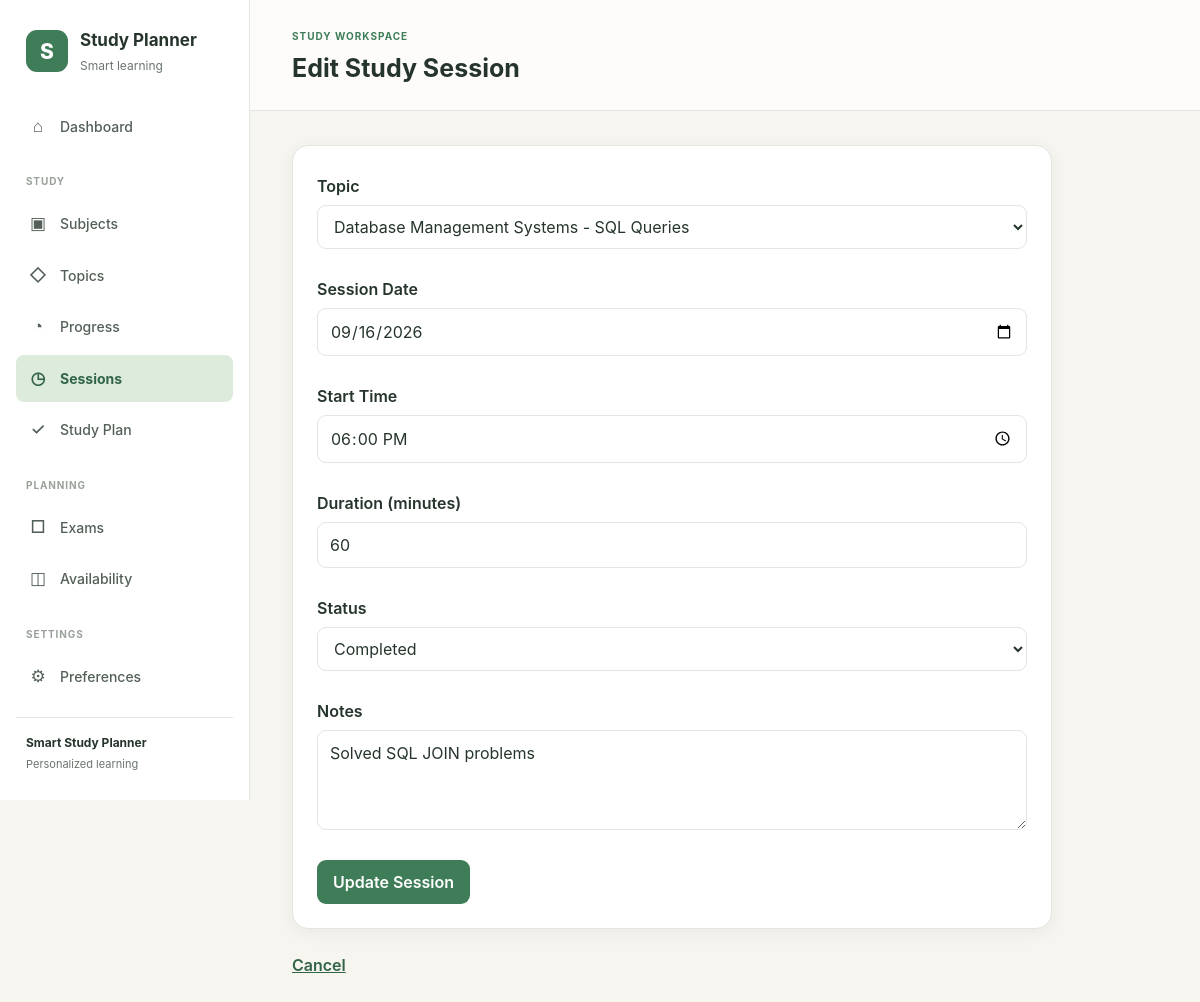
Screenshot of /sessions/edit/3 with the database file from the repository.
### tables this page shows
CREATE TABLE study_sessions (
    session_id INTEGER PRIMARY KEY AUTOINCREMENT,

    student_id INTEGER NOT NULL,

    topic_id INTEGER NOT NULL,

    session_date TEXT NOT NULL,

    start_time TEXT,

    duration_minutes INTEGER NOT NULL,

    status TEXT NOT NULL DEFAULT 'Planned',

    notes TEXT,

    FOREIGN KEY (student_id)
        REFERENCES students(student_id)
        ON DELETE CASCADE,

    FOREIGN KEY (topic_id)
        REFERENCES topics(topic_id)
        ON DELETE CASCADE,

    CHECK (duration_minutes > 0),

    CHECK (
        status IN (
            'Planned',
            'Completed',
            'Skipped',
            'Cancelled'
        )
    )
);

CREATE TABLE subjects (
    subject_id INTEGER PRIMARY KEY AUTOINCREMENT,

    student_id INTEGER NOT NULL,

    name TEXT NOT NULL,

    description TEXT,

    created_at TEXT NOT NULL DEFAULT CURRENT_TIMESTAMP,

    FOREIGN KEY (student_id)
        REFERENCES students(student_id)
        ON DELETE CASCADE,

    UNIQUE(student_id, name)
);

### app.py (the view, shortened to what this page needs)
@app.route("/sessions/edit/<int:session_id>",
           methods=["GET", "POST"])
def edit_session(session_id):
    db = get_db()
    topic_cursor = db.execute("""
        SELECT
            topics.topic_id,
            topics.name AS topic_name,
            subjects.name AS subject_name

        FROM topics

        JOIN subjects
            ON topics.subject_id = subjects.subject_id

        WHERE subjects.student_id = ?

        ORDER BY
            subjects.name,
            topics.name
    """, (1,))
    topics = topic_cursor.fetchall()
    cursor = db.execute("""
        SELECT
            session_id,
            topic_id,
            session_date,
            start_time,
            duration_minutes,
            status,
            notes

        FROM study_sessions

        WHERE session_id = ?
        AND student_id = ?
    """, (session_id, 1))
    session = cursor.fetchone()
    if session is None:
        return "Study session not found", 404
    return render_template(
        "edit_session.html",
        session=session,
        topics=topics
    )

### app.py (called while the page is built)
def get_db():
    if "db" not in g:
        g.db = sqlite3.connect(DATABASE)
        g.db.row_factory = sqlite3.Row
        g.db.execute("PRAGMA foreign_keys = ON")
    return g.db

### templates/edit_session.html (shortened to what this page needs)
{% extends 'base.html' %}
{% block page_heading %}Edit Study Session{% endblock %}
{% block content %}
<div class="container">
        <form method="POST">
            <label>
                Topic
            </label>
            <br>
            <select name="topic_id" required>
                {% for topic in topics %}
                    <option
                        value="{{ topic['topic_id'] }}"
                        {% if topic['topic_id'] == session['topic_id'] %}
                            selected
                        {% endif %}
                    >
                        {{ topic['subject_name'] }}
                        -
                    </option>
                {% endfor %}
            </select>
            <br><br>
            <label>
                Session Date
            </label>
            <br>
            <input
                type="date"
                name="session_date"
                value="{{ session['session_date'] }}"
                required
            >
            <br><br>
            <label>
                Start Time
            </label>
            <br>
            <input
                type="time"
                name="start_time"
                value="{{ session['start_time'] or '' }}"
            >
            <br><br>
            <label>
                Duration (minutes)
            </label>
            <br>
            <input
                type="number"
                name="duration_minutes"
                min="1"
                value="{{ session['duration_minutes'] }}"
                required
            >
            <br><br>
            <label>
                Status
            </label>
            <br>
            <select name="status" required>
                <option value="Completed"
                    {% if session['status'] == 'Completed' %}
                        selected
                    {% endif %}>
                    Completed
                </option>
            </select>
            <br><br>
            <label>
                Notes
            </label>
            <br>
            <textarea name="notes">{{ session['notes'] or '' }}</textarea>
            <br><br>
            <button type="submit">
                Update Session
            </button>
        </form>
        <br>
        <a href="{{ url_for('sessions') }}">
            Cancel
        </a>
    </div>
{% endblock %}

### static/css/style.css (style rules this page uses)
:root { --bg-main: #f7f5ef; --bg-card: #ffffff; --primary: #3f7d58; --primary-dark: #326447; --primary-light: #ddebdd; --text-main: #26352b; --text-muted: #6b756e; --border: #e1e6df; --surface-soft: #f3f6f2; --danger: #b94a48; --danger-light: #f8dddd; --warning: #a66a20; --warning-light: #f8ead5; --shadow: 0 4px 18px rgba(38, 53, 43, 0.06); }
* { box-sizing: border-box; }
body { min-height: 100vh; margin: 0; background: var(--bg-main); color: var(--text-main); font-family: Inter, -apple-system, BlinkMacSystemFont, "Segoe UI", sans-serif; line-height: 1.5; }
a { color: inherit; }
button, input, select, textarea { font: inherit; }
button, .btn { display: inline-flex; align-items: center; justify-content: center; gap: 8px; padding: 10px 16px; border: 1px solid transparent; border-radius: 8px; background: var(--primary); color: #ffffff; font-weight: 650; text-decoration: none; cursor: pointer; transition: background 0.15s ease, transform 0.15s ease; }
input, select, textarea { width: 100%; padding: 10px 12px; border: 1px solid var(--border); border-radius: 8px; background: #ffffff; color: var(--text-main); }
textarea { min-height: 100px; resize: vertical; }
label { display: block; margin-bottom: 6px; color: var(--text-main); font-weight: 600; }
form { margin: 0; }
.container, .page-container { width: 100%; max-width: 1200px; margin: 0 auto; padding: 24px; }
.page-content .container { width: 100%; max-width: 1100px; margin: 0; padding: 0; }
.page-content .container > form { max-width: 760px; padding: 24px; background: var(--bg-card); border: 1px solid var(--border); border-radius: 16px; box-shadow: var(--shadow); }
.page-content .container label { display: inline-block; margin: 4px 0 7px; color: var(--text-main); font-weight: 600; }
.page-content .container input:not([type="checkbox"]), .page-content .container select, .page-content .container textarea { width: 100%; max-width: 100%; min-height: 42px; padding: 10px 12px; color: var(--text-main); background: #ffffff; border: 1px solid var(--border); border-radius: 9px; font: inherit; box-sizing: border-box; }
.page-content .container textarea { min-height: 100px; resize: vertical; }
.page-content .container button, .page-content .container a.button { display: inline-flex; align-items: center; justify-content: center; gap: 8px; min-height: 40px; padding: 10px 16px; color: #ffffff; background: var(--primary); border: 0; border-radius: 9px; font: inherit; font-weight: 600; text-decoration: none; cursor: pointer; }
.page-content .container a { color: var(--primary-dark); font-weight: 600; }

### rows the page displays
study_sessions: topic_id "Database Management Systems - SQL Queries", session_date "09/16/2026", start_time "18:00", duration_minutes "60", status "Completed", notes "Solved SQL JOIN problems"
